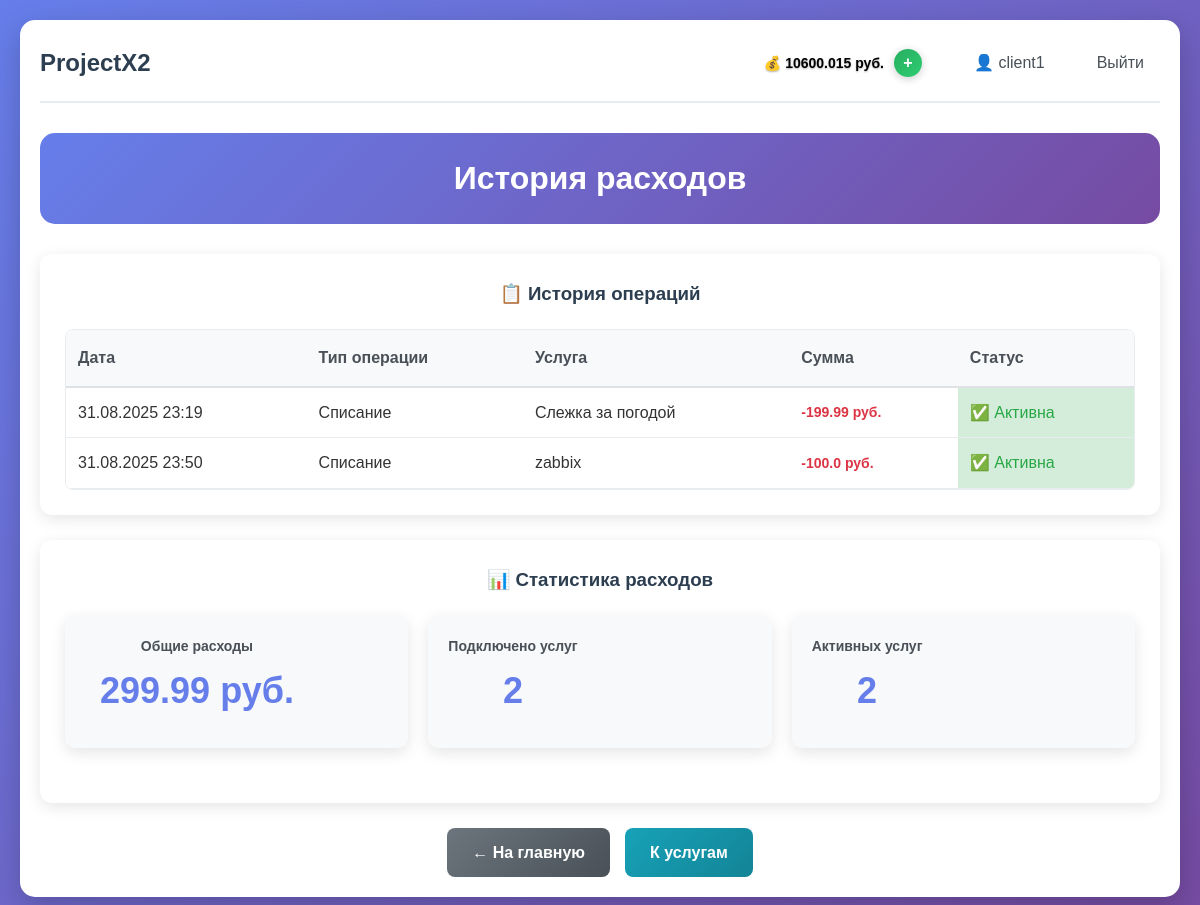
Page /client/expense-history (signed in) on the earlier database version.
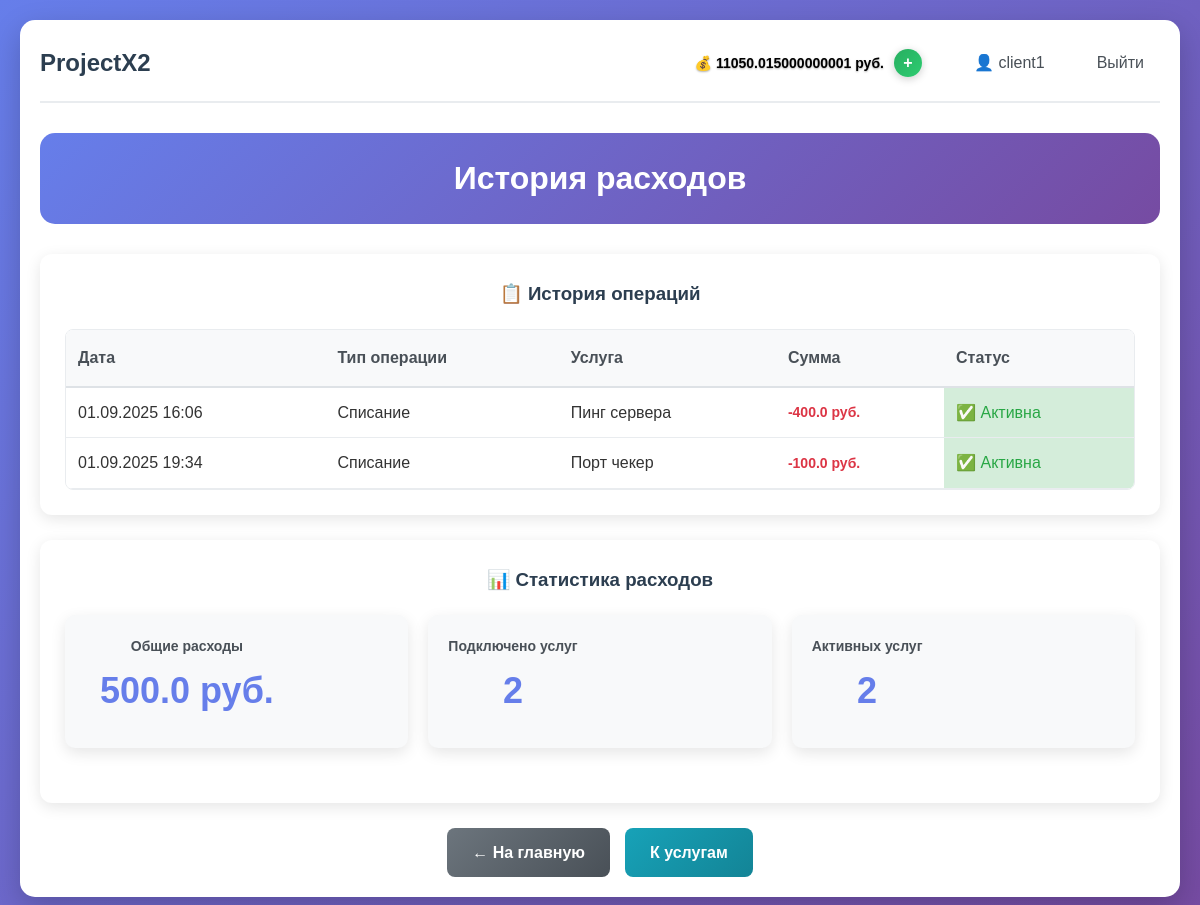
Same page on the later database version.
### app.py (models this page shows, shortened)
class User(UserMixin, db.Model):
    __tablename__ = 'users'
    id = db.Column(db.Integer, primary_key=True)
    username = db.Column(db.String(64), unique=True, nullable=False)
    email = db.Column(db.String(120), unique=True, nullable=False)
    password_hash = db.Column(db.String(256), nullable=False)
    role = db.Column(db.String(20), nullable=False)
    created_at = db.Column(db.DateTime, default=datetime.utcnow)
    is_active = db.Column(db.Boolean, default=True)
    services = db.relationship('UserService', backref='user', lazy=True)
    balance = db.Column(db.Float, default=0.0)  # Баланс для клиентов

class UserService(db.Model):
    id = db.Column(db.Integer, primary_key=True)
    user_id = db.Column(db.Integer, db.ForeignKey('users.id'), nullable=False)
    service_id = db.Column(db.Integer, db.ForeignKey('service.id'), nullable=False)
    is_active = db.Column(db.Boolean, default=True)
    connected_at = db.Column(db.DateTime, default=datetime.utcnow)
    price_at_connection = db.Column(db.Float)
    __table_args__ = (
        db.UniqueConstraint('user_id', 'service_id', name='_user_service_uc'),
    )

class Service(db.Model):
    id = db.Column(db.Integer, primary_key=True)
    name = db.Column(db.String(100), nullable=False)
    description = db.Column(db.Text, nullable=False)
    price = db.Column(db.Float, default=0.0)
    is_active = db.Column(db.Boolean, default=True)
    created_at = db.Column(db.DateTime, default=datetime.utcnow)
    customer_id = db.Column(db.Integer, db.ForeignKey('users.id'), nullable=False)
    users = db.relationship('UserService', backref='service', lazy=True)

### app.py (the view)
@app.route('/client/expense-history')
@login_required
def expense_history():
    if current_user.role != 'client':
        flash('Эта страница доступна только клиентам', 'error')
        return redirect(url_for('index'))
    user_services = UserService.query.filter_by(user_id=current_user.id).all()
    return render_template('expense_history.html',
                         user_services=user_services,
                         user=current_user)

### app.py (called while the page is built)
@login_manager.user_loader
def load_user(user_id):
    return db.session.get(User, int(user_id))

### templates/expense_history.html (shortened to what this page needs)
{% extends "base.html" %}
{% block content %}
<div class="admin-container">
    <div class="admin-header">
        <h2> История расходов</h2>
    </div>
    <div class="expense-history-section">
        <h3>📋 История операций</h3>
        {% if user_services %}
        <div class="expense-table-container">
            <table class="expense-table">
                <thead>
                    <tr>
                        <th>Дата</th>
                        <th>Тип операции</th>
                        <th>Услуга</th>
                        <th>Сумма</th>
                        <th>Статус</th>
                    </tr>
                </thead>
                <tbody>
                    {% for user_service in user_services %}
                    <tr class="expense-row">
                        <td>{{ user_service.connected_at.strftime('%d.%m.%Y %H:%M') }}</td>
                        <td> Списание</td>
                        <td>{{ user_service.service.name }}</td>
                        <td class="expense-amount negative">-{{ user_service.price_at_connection }} руб.</td>
                        <td class="status-active">✅ Активна</td>
                    </tr>
                    {% endfor %}
                </tbody>
            </table>
        </div>
        {% endif %}
    </div>
    {% if user_services %}
    <div class="expense-stats">
        <h3>📊 Статистика расходов</h3>
        <div class="stats-grid">
            <div class="stat-card">
                <div class="stat-content">
                    <h4>Общие расходы</h4>
                    <p class="stat-number">
                        {{ user_services|sum(attribute='price_at_connection') }} руб.
                    </p>
                </div>
            </div>
            <div class="stat-card">
                <div class="stat-content">
                    <h4>Подключено услуг</h4>
                    <p class="stat-number">{{ user_services|length }}</p>
                </div>
            </div>
            <div class="stat-card">
                <div class="stat-content">
                    <h4>Активных услуг</h4>
                    <p class="stat-number">
                        {{ user_services|selectattr('is_active')|list|length }}
                    </p>
                </div>
            </div>
        </div>
    </div>
    {% endif %}
    <div class="admin-actions">
        <a href="{{ url_for('index') }}" class="btn btn-secondary">← На главную</a>
        <a href="{{ url_for('client_services') }}" class="btn btn-info"> К услугам</a>
    </div>
</div>
{% endblock %}

### templates/base.html (shortened to what this page needs)
<!DOCTYPE html>
<html lang="ru">
<head>
    <link rel="stylesheet" href="{{ url_for('static', filename='css/style.css') }}">
</head>
<body>
    <div class="container">
        <nav class="navbar">
            <h1><a href="/" class="nav-logo">ProjectX2</a></h1>
            <div class="nav-links">
                {% if current_user.is_authenticated %}
                    {% if current_user.role == 'client' %}
                    <div class="balance-info">
                        <span class="balance-amount">💰 {{ current_user.balance }} руб.</span>
                        <a href="{{ url_for('add_balance_page') }}" class="balance-btn">+</a>
                    </div>
                    {% endif %}
                    <a href="/profile" class="nav-link">👤 {{ current_user.username }}</a>
                    <a href="/logout" class="nav-link">Выйти</a>
                {% else %}
                    <a href="/login" class="nav-link">Войти</a>
                    <a href="/register" class="nav-link">Регистрация</a>
                {% endif %}
            </div>
        </nav>
        <main>
            {% block content %}{% endblock %}
        </main>
    </div>
</body>
</html>

Differences in the rows shown:
removed UserService: connected_at "31.08.2025 23:19", service.name "Слежка за погодой", price_at_connection "199.99"
changed User "client1": balance "10600.015" → "11050.015000000001"
changed UserService: connected_at "31.08.2025 23:50" → "01.09.2025 16:06"; service.name "zabbix" → "Пинг сервера"; price_at_connection "100.0" → "400.0"
added UserService: connected_at "01.09.2025 19:34", service.name "Порт чекер", price_at_connection "100.0"
Other differences:
{{ user_services|sum(attribute='price_at_connection') }}: "299.99" → "500.0"
